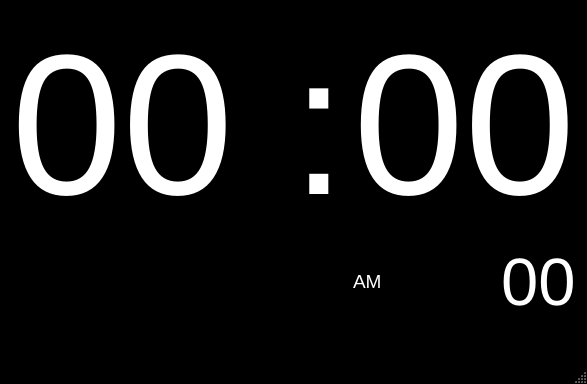
<?xml version="1.0" encoding="UTF-8"?>
<ui version="4.0">
 <class>MainWindow</class>
 <widget class="QMainWindow" name="MainWindow">
  <property name="geometry">
   <rect>
    <x>0</x>
    <y>0</y>
    <width>587</width>
    <height>384</height>
   </rect>
  </property>
  <property name="sizePolicy">
   <sizepolicy hsizetype="Maximum" vsizetype="Maximum">
    <horstretch>0</horstretch>
    <verstretch>0</verstretch>
   </sizepolicy>
  </property>
  <property name="palette">
   <palette>
    <active>
     <colorrole role="WindowText">
      <brush brushstyle="SolidPattern">
       <color alpha="255">
        <red>255</red>
        <green>255</green>
        <blue>255</blue>
       </color>
      </brush>
     </colorrole>
     <colorrole role="Button">
      <brush brushstyle="SolidPattern">
       <color alpha="255">
        <red>0</red>
        <green>0</green>
        <blue>0</blue>
       </color>
      </brush>
     </colorrole>
     <colorrole role="Light">
      <brush brushstyle="SolidPattern">
       <color alpha="255">
        <red>0</red>
        <green>0</green>
        <blue>0</blue>
       </color>
      </brush>
     </colorrole>
     <colorrole role="Midlight">
      <brush brushstyle="SolidPattern">
       <color alpha="255">
        <red>0</red>
        <green>0</green>
        <blue>0</blue>
       </color>
      </brush>
     </colorrole>
     <colorrole role="Dark">
      <brush brushstyle="SolidPattern">
       <color alpha="255">
        <red>0</red>
        <green>0</green>
        <blue>0</blue>
       </color>
      </brush>
     </colorrole>
     <colorrole role="Mid">
      <brush brushstyle="SolidPattern">
       <color alpha="255">
        <red>0</red>
        <green>0</green>
        <blue>0</blue>
       </color>
      </brush>
     </colorrole>
     <colorrole role="Text">
      <brush brushstyle="SolidPattern">
       <color alpha="255">
        <red>255</red>
        <green>255</green>
        <blue>255</blue>
       </color>
      </brush>
     </colorrole>
     <colorrole role="BrightText">
      <brush brushstyle="SolidPattern">
       <color alpha="255">
        <red>255</red>
        <green>255</green>
        <blue>255</blue>
       </color>
      </brush>
     </colorrole>
     <colorrole role="ButtonText">
      <brush brushstyle="SolidPattern">
       <color alpha="255">
        <red>255</red>
        <green>255</green>
        <blue>255</blue>
       </color>
      </brush>
     </colorrole>
     <colorrole role="Base">
      <brush brushstyle="SolidPattern">
       <color alpha="255">
        <red>0</red>
        <green>0</green>
        <blue>0</blue>
       </color>
      </brush>
     </colorrole>
     <colorrole role="Window">
      <brush brushstyle="SolidPattern">
       <color alpha="255">
        <red>0</red>
        <green>0</green>
        <blue>0</blue>
       </color>
      </brush>
     </colorrole>
     <colorrole role="Shadow">
      <brush brushstyle="SolidPattern">
       <color alpha="255">
        <red>0</red>
        <green>0</green>
        <blue>0</blue>
       </color>
      </brush>
     </colorrole>
     <colorrole role="AlternateBase">
      <brush brushstyle="SolidPattern">
       <color alpha="255">
        <red>0</red>
        <green>0</green>
        <blue>0</blue>
       </color>
      </brush>
     </colorrole>
     <colorrole role="ToolTipBase">
      <brush brushstyle="SolidPattern">
       <color alpha="255">
        <red>255</red>
        <green>255</green>
        <blue>220</blue>
       </color>
      </brush>
     </colorrole>
     <colorrole role="ToolTipText">
      <brush brushstyle="SolidPattern">
       <color alpha="255">
        <red>0</red>
        <green>0</green>
        <blue>0</blue>
       </color>
      </brush>
     </colorrole>
    </active>
    <inactive>
     <colorrole role="WindowText">
      <brush brushstyle="SolidPattern">
       <color alpha="255">
        <red>255</red>
        <green>255</green>
        <blue>255</blue>
       </color>
      </brush>
     </colorrole>
     <colorrole role="Button">
      <brush brushstyle="SolidPattern">
       <color alpha="255">
        <red>0</red>
        <green>0</green>
        <blue>0</blue>
       </color>
      </brush>
     </colorrole>
     <colorrole role="Light">
      <brush brushstyle="SolidPattern">
       <color alpha="255">
        <red>0</red>
        <green>0</green>
        <blue>0</blue>
       </color>
      </brush>
     </colorrole>
     <colorrole role="Midlight">
      <brush brushstyle="SolidPattern">
       <color alpha="255">
        <red>0</red>
        <green>0</green>
        <blue>0</blue>
       </color>
      </brush>
     </colorrole>
     <colorrole role="Dark">
      <brush brushstyle="SolidPattern">
       <color alpha="255">
        <red>0</red>
        <green>0</green>
        <blue>0</blue>
       </color>
      </brush>
     </colorrole>
     <colorrole role="Mid">
      <brush brushstyle="SolidPattern">
       <color alpha="255">
        <red>0</red>
        <green>0</green>
        <blue>0</blue>
       </color>
      </brush>
     </colorrole>
     <colorrole role="Text">
      <brush brushstyle="SolidPattern">
       <color alpha="255">
        <red>255</red>
        <green>255</green>
        <blue>255</blue>
       </color>
      </brush>
     </colorrole>
     <colorrole role="BrightText">
      <brush brushstyle="SolidPattern">
       <color alpha="255">
        <red>255</red>
        <green>255</green>
        <blue>255</blue>
       </color>
      </brush>
     </colorrole>
     <colorrole role="ButtonText">
      <brush brushstyle="SolidPattern">
       <color alpha="255">
        <red>255</red>
        <green>255</green>
        <blue>255</blue>
       </color>
      </brush>
     </colorrole>
     <colorrole role="Base">
      <brush brushstyle="SolidPattern">
       <color alpha="255">
        <red>0</red>
        <green>0</green>
        <blue>0</blue>
       </color>
      </brush>
     </colorrole>
     <colorrole role="Window">
      <brush brushstyle="SolidPattern">
       <color alpha="255">
        <red>0</red>
        <green>0</green>
        <blue>0</blue>
       </color>
      </brush>
     </colorrole>
     <colorrole role="Shadow">
      <brush brushstyle="SolidPattern">
       <color alpha="255">
        <red>0</red>
        <green>0</green>
        <blue>0</blue>
       </color>
      </brush>
     </colorrole>
     <colorrole role="AlternateBase">
      <brush brushstyle="SolidPattern">
       <color alpha="255">
        <red>0</red>
        <green>0</green>
        <blue>0</blue>
       </color>
      </brush>
     </colorrole>
     <colorrole role="ToolTipBase">
      <brush brushstyle="SolidPattern">
       <color alpha="255">
        <red>255</red>
        <green>255</green>
        <blue>220</blue>
       </color>
      </brush>
     </colorrole>
     <colorrole role="ToolTipText">
      <brush brushstyle="SolidPattern">
       <color alpha="255">
        <red>0</red>
        <green>0</green>
        <blue>0</blue>
       </color>
      </brush>
     </colorrole>
    </inactive>
    <disabled>
     <colorrole role="WindowText">
      <brush brushstyle="SolidPattern">
       <color alpha="255">
        <red>0</red>
        <green>0</green>
        <blue>0</blue>
       </color>
      </brush>
     </colorrole>
     <colorrole role="Button">
      <brush brushstyle="SolidPattern">
       <color alpha="255">
        <red>0</red>
        <green>0</green>
        <blue>0</blue>
       </color>
      </brush>
     </colorrole>
     <colorrole role="Light">
      <brush brushstyle="SolidPattern">
       <color alpha="255">
        <red>0</red>
        <green>0</green>
        <blue>0</blue>
       </color>
      </brush>
     </colorrole>
     <colorrole role="Midlight">
      <brush brushstyle="SolidPattern">
       <color alpha="255">
        <red>0</red>
        <green>0</green>
        <blue>0</blue>
       </color>
      </brush>
     </colorrole>
     <colorrole role="Dark">
      <brush brushstyle="SolidPattern">
       <color alpha="255">
        <red>0</red>
        <green>0</green>
        <blue>0</blue>
       </color>
      </brush>
     </colorrole>
     <colorrole role="Mid">
      <brush brushstyle="SolidPattern">
       <color alpha="255">
        <red>0</red>
        <green>0</green>
        <blue>0</blue>
       </color>
      </brush>
     </colorrole>
     <colorrole role="Text">
      <brush brushstyle="SolidPattern">
       <color alpha="255">
        <red>0</red>
        <green>0</green>
        <blue>0</blue>
       </color>
      </brush>
     </colorrole>
     <colorrole role="BrightText">
      <brush brushstyle="SolidPattern">
       <color alpha="255">
        <red>255</red>
        <green>255</green>
        <blue>255</blue>
       </color>
      </brush>
     </colorrole>
     <colorrole role="ButtonText">
      <brush brushstyle="SolidPattern">
       <color alpha="255">
        <red>0</red>
        <green>0</green>
        <blue>0</blue>
       </color>
      </brush>
     </colorrole>
     <colorrole role="Base">
      <brush brushstyle="SolidPattern">
       <color alpha="255">
        <red>0</red>
        <green>0</green>
        <blue>0</blue>
       </color>
      </brush>
     </colorrole>
     <colorrole role="Window">
      <brush brushstyle="SolidPattern">
       <color alpha="255">
        <red>0</red>
        <green>0</green>
        <blue>0</blue>
       </color>
      </brush>
     </colorrole>
     <colorrole role="Shadow">
      <brush brushstyle="SolidPattern">
       <color alpha="255">
        <red>0</red>
        <green>0</green>
        <blue>0</blue>
       </color>
      </brush>
     </colorrole>
     <colorrole role="AlternateBase">
      <brush brushstyle="SolidPattern">
       <color alpha="255">
        <red>0</red>
        <green>0</green>
        <blue>0</blue>
       </color>
      </brush>
     </colorrole>
     <colorrole role="ToolTipBase">
      <brush brushstyle="SolidPattern">
       <color alpha="255">
        <red>255</red>
        <green>255</green>
        <blue>220</blue>
       </color>
      </brush>
     </colorrole>
     <colorrole role="ToolTipText">
      <brush brushstyle="SolidPattern">
       <color alpha="255">
        <red>0</red>
        <green>0</green>
        <blue>0</blue>
       </color>
      </brush>
     </colorrole>
    </disabled>
   </palette>
  </property>
  <property name="windowTitle">
   <string>MainWindow</string>
  </property>
  <widget class="QWidget" name="centralWidget">
   <layout class="QGridLayout" name="gridLayout">
    <item row="0" column="0">
     <widget class="QLabel" name="lblHours">
      <property name="sizePolicy">
       <sizepolicy hsizetype="Maximum" vsizetype="Maximum">
        <horstretch>0</horstretch>
        <verstretch>0</verstretch>
       </sizepolicy>
      </property>
      <property name="font">
       <font>
        <family>Arial</family>
        <pointsize>150</pointsize>
       </font>
      </property>
      <property name="text">
       <string>00</string>
      </property>
     </widget>
    </item>
    <item row="0" column="1">
     <widget class="QLabel" name="lblBlinker">
      <property name="sizePolicy">
       <sizepolicy hsizetype="Maximum" vsizetype="Maximum">
        <horstretch>0</horstretch>
        <verstretch>0</verstretch>
       </sizepolicy>
      </property>
      <property name="font">
       <font>
        <family>Arial</family>
        <pointsize>150</pointsize>
       </font>
      </property>
      <property name="text">
       <string>:</string>
      </property>
     </widget>
    </item>
    <item row="0" column="2" colspan="2">
     <widget class="QLabel" name="lblMinutes">
      <property name="sizePolicy">
       <sizepolicy hsizetype="Maximum" vsizetype="Maximum">
        <horstretch>0</horstretch>
        <verstretch>0</verstretch>
       </sizepolicy>
      </property>
      <property name="font">
       <font>
        <family>Arial</family>
        <pointsize>150</pointsize>
       </font>
      </property>
      <property name="text">
       <string>00</string>
      </property>
     </widget>
    </item>
    <item row="1" column="2">
     <widget class="QLabel" name="lblAMPM">
      <property name="font">
       <font>
        <pointsize>14</pointsize>
       </font>
      </property>
      <property name="text">
       <string>&lt;html&gt;&lt;head/&gt;&lt;body&gt;&lt;p&gt;AM&lt;/p&gt;&lt;/body&gt;&lt;/html&gt;</string>
      </property>
     </widget>
    </item>
    <item row="1" column="3">
     <widget class="QLabel" name="lblSeconds">
      <property name="sizePolicy">
       <sizepolicy hsizetype="Maximum" vsizetype="Maximum">
        <horstretch>0</horstretch>
        <verstretch>0</verstretch>
       </sizepolicy>
      </property>
      <property name="font">
       <font>
        <family>Arial</family>
        <pointsize>50</pointsize>
       </font>
      </property>
      <property name="text">
       <string>00</string>
      </property>
     </widget>
    </item>
    <item row="2" column="0">
     <widget class="QProgressBar" name="pbarSeconds">
      <property name="sizePolicy">
       <sizepolicy hsizetype="Expanding" vsizetype="Fixed">
        <horstretch>0</horstretch>
        <verstretch>0</verstretch>
       </sizepolicy>
      </property>
      <property name="value">
       <number>0</number>
      </property>
      <property name="format">
       <string/>
      </property>
     </widget>
    </item>
   </layout>
  </widget>
  <widget class="QStatusBar" name="statusBar"/>
 </widget>
 <layoutdefault spacing="6" margin="11"/>
 <resources/>
 <connections/>
</ui>
